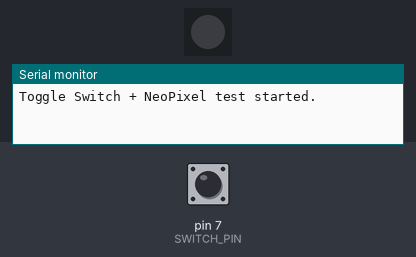
Recording of a sketch running on a simulated Arduino Uno, built with avr-gcc and run on an emulated ATmega328P. Shown: 1 RGB LEDs in strip order, left to right, the last lines printed to the serial monitor. The test bench sets the inputs (shaded band); at power-on: pin 7 (SWITCH_PIN) HIGH. Dim RGB values are drawn brighter than linear; random numbers use the default seed unless the sketch sets one.

Above: at 1.2 s.
1.3 s: pin 7 (SWITCH_PIN) pulled LOW for 0.15 s
At 1.6 s:
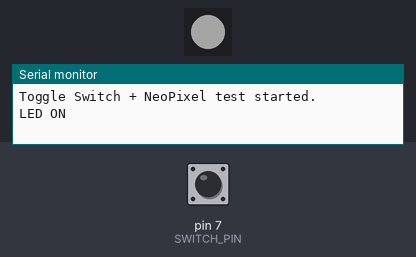
2.9 s: pin 7 (SWITCH_PIN) pulled LOW for 1 s
At 4.0 s:
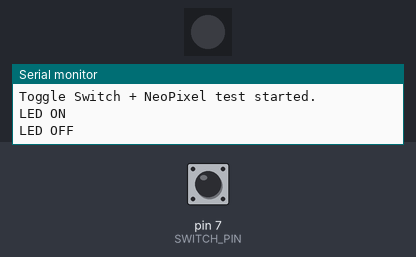
5.4 s: pin 7 (SWITCH_PIN) pulled LOW for 0.15 s
At 5.9 s:
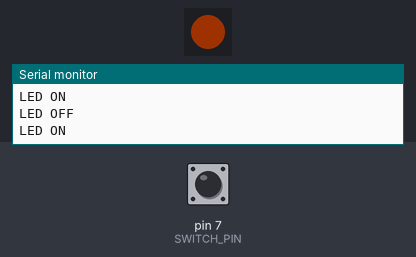
7.0 s: pin 7 (SWITCH_PIN) pulled LOW for 3.2 s
At 8.3 s:
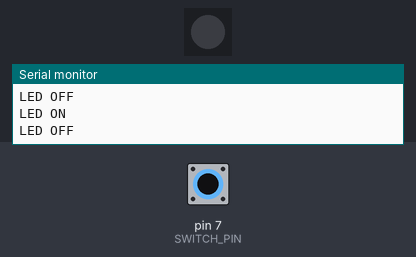
11.7 s: pin 7 (SWITCH_PIN) pulled LOW for 0.15 s
At 12.9 s:
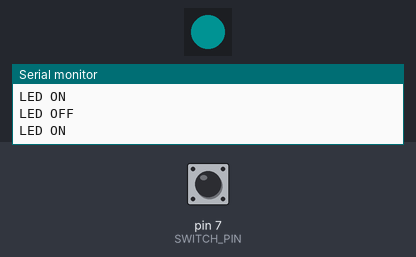
13.3 s: pin 7 (SWITCH_PIN) pulsed LOW 5 times (0.12 s each, 0.3 s apart)
At 13.75 s:
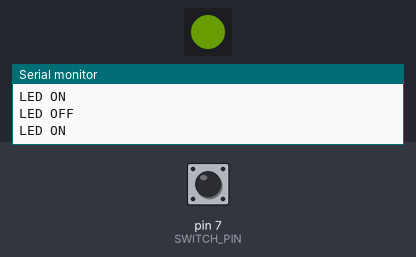
Timing chart, 0 to 16.3 s (numbered marks = the images above; inputs shaded):
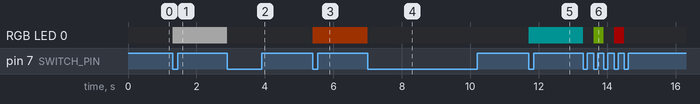

Measured:
- after the input at 1.3 s, RGB LED 0: off → RGB(39, 39, 39) at once
- after the input at 2.9 s, RGB LED 0: RGB(39, 39, 39) → off at once
- after the input at 5.4 s, RGB LED 0: off → RGB(29, 9, 0) at once
- after the input at 7.0 s, RGB LED 0: RGB(29, 9, 0) → off at once
- after the input at 11.7 s, RGB LED 0: off → RGB(0, 19, 19) at once
- after the input at 13.3 s, RGB LED 0: RGB(0, 19, 19) → off at once, → RGB(19, 29, 0) 0.30 s later, → off 0.30 s later, → RGB(39, 0, 0) 0.30 s later, … (5 changes in this stretch)

The sketch:

switchTest1.0.ino
```cpp
#include <Adafruit_NeoPixel.h>

#define NEOPIXEL_PIN 6  // NeoPixel DIN
#define SWITCH_PIN 7    // SS-5GL is pluged in D7
#define NUMPIXELS 1

Adafruit_NeoPixel pixels(NUMPIXELS, NEOPIXEL_PIN, NEO_GRB + NEO_KHZ800);

// state variable
bool ledState = false;       // false = lights off true = lights on
int lastSwitchState = HIGH;  // remember the last state
int red, green, blue;

void setup() {
  Serial.begin(9600);
  pixels.begin();
  pixels.setBrightness(50);
  pixels.show();

  pinMode(SWITCH_PIN, INPUT_PULLUP);
  randomSeed(analogRead(A0));
  Serial.println("Toggle Switch + NeoPixel test started.");
}

void loop() {
  int switchState = digitalRead(SWITCH_PIN);

  // read the last state and do someting when the switch is pressed
  if (switchState == LOW && lastSwitchState == HIGH) {
    ledState = !ledState;  // change the state variable

    if (ledState) {
      // random color
      red = random(0, 5) * 50;
      green = random(0, 5) * 50;
      blue = random(0, 5) * 50;
      pixels.setPixelColor(0, red, green, blue);
      pixels.show();
      Serial.println("LED ON");
    } else {
      pixels.clear();
      pixels.show();
      Serial.println("LED OFF");
    }

    delay(200);  // In case that touch the switch multipal times at once
  }

  lastSwitchState = switchState; // update the lastSwitchState
}
```
